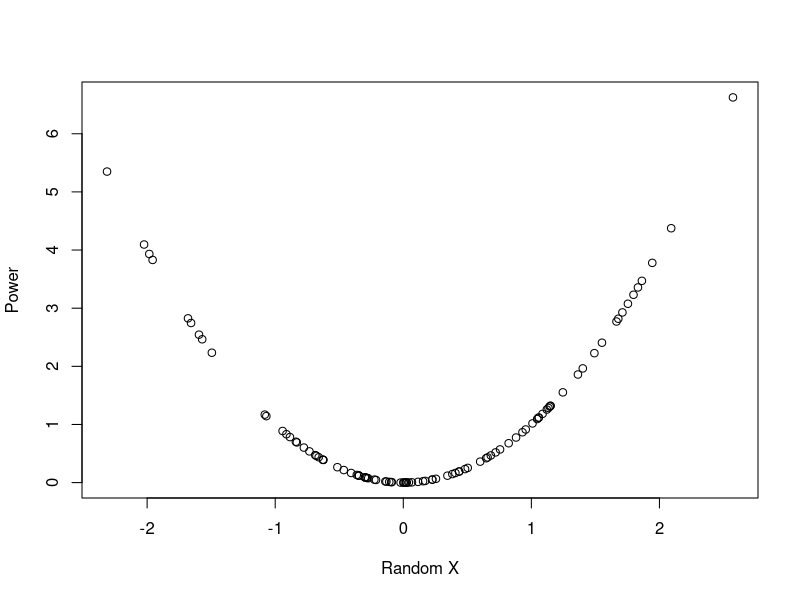

Write the R code that produced this figure.
# Muhammad Noon
# saadnoon@yahoo.com
# 2018-07-03

x <- rnorm(n = 100)
y <- x^2
plot(x,y, xlab = "Random X", ylab = "Power")
